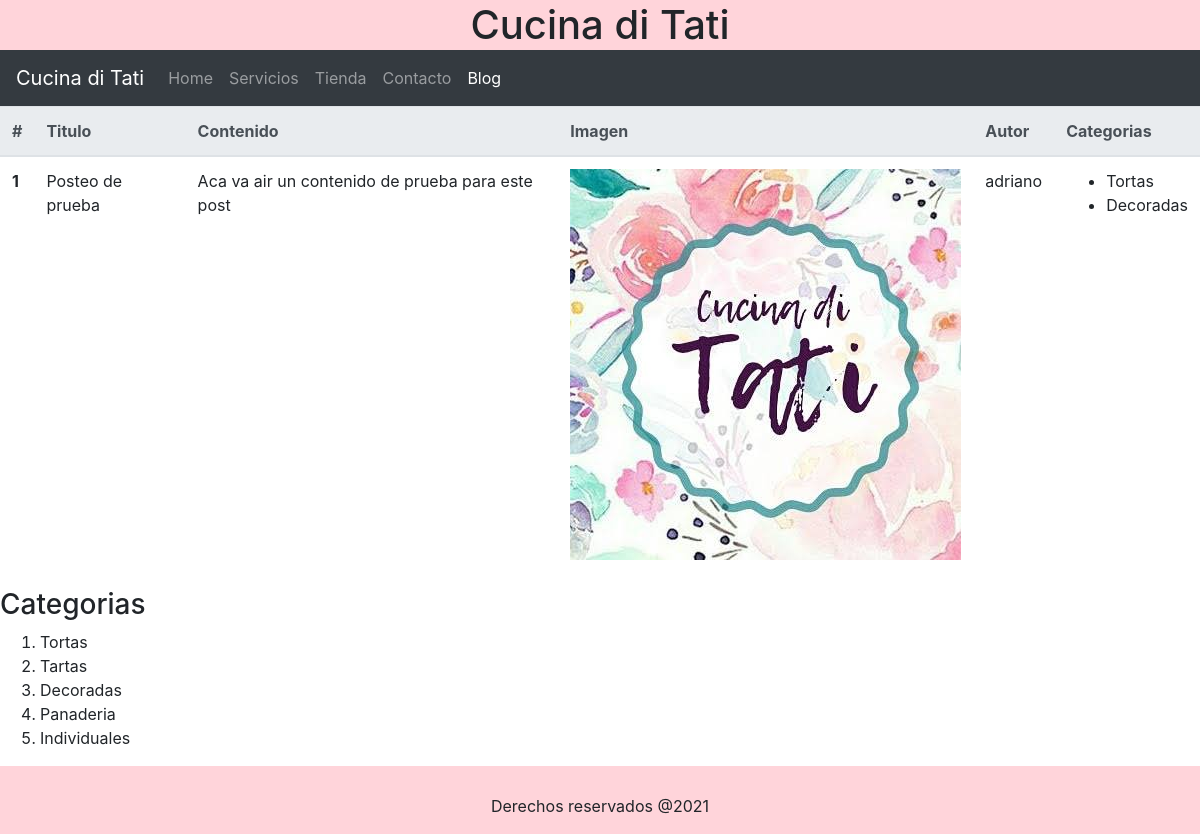
/blog/, run on an earlier commit of the app's database.
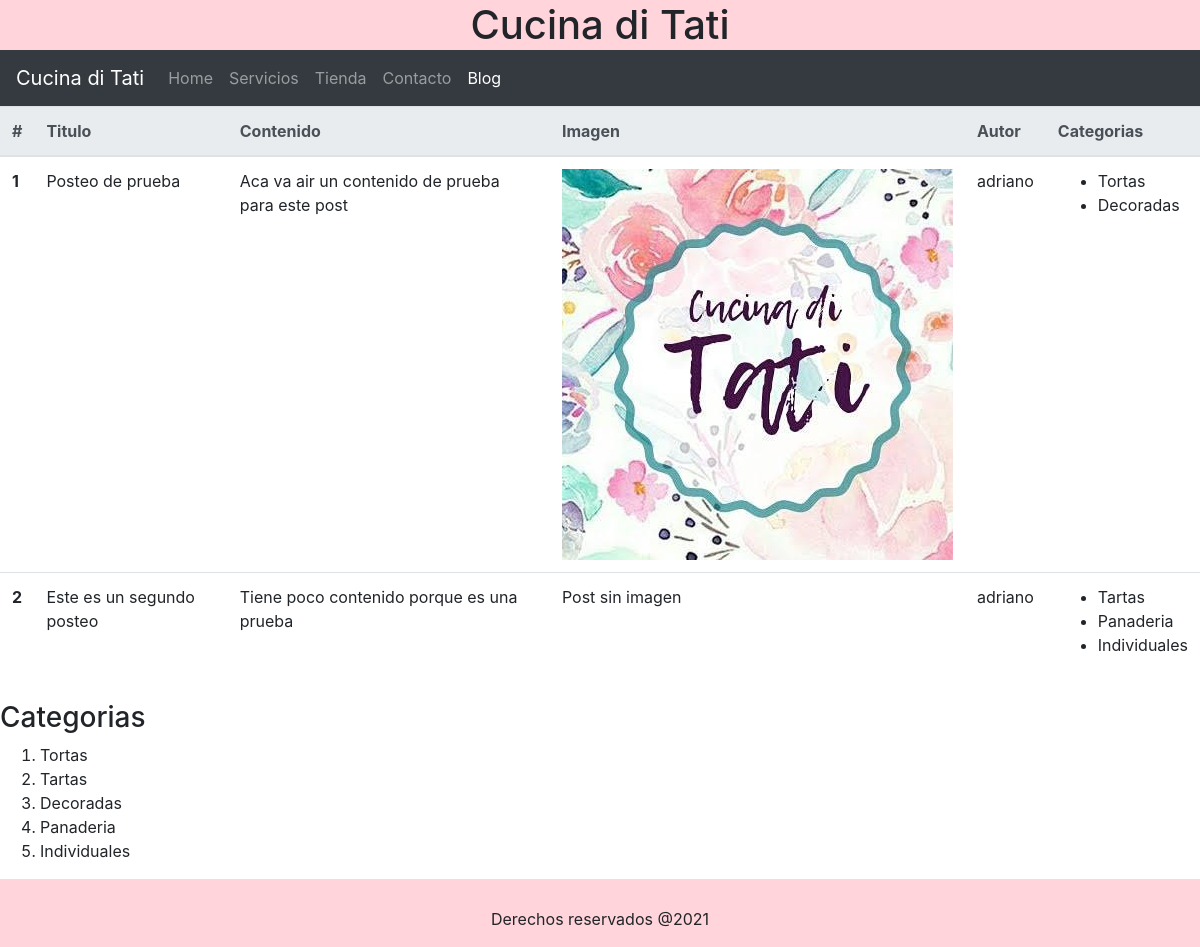
And on a later commit of the database.
### blog/models.py (models this page shows, shortened)
class Post(models.Model):
    titulo = models.CharField(max_length=50)
    contenido = models.CharField(max_length=50)
    imagen = models.ImageField(upload_to='blog', null=True, blank=True)
    autor = models.ForeignKey(User, on_delete=models.CASCADE)
    categorias = models.ManyToManyField(Categoria)
    created = models.DateTimeField(auto_now_add=True)
    updated = models.DateTimeField(auto_now_add=True)
    class Meta:
        verbose_name = 'post'
        verbose_name_plural = 'posteos'

class Categoria(models.Model):
    nombre = models.CharField(max_length=50)
    created = models.DateTimeField(auto_now_add=True)
    updated = models.DateTimeField(auto_now_add=True)
    class Meta:
        verbose_name = 'categoria'
        verbose_name_plural = 'categorias'

### blog/views.py (the view)
# urls.py: path('', views.blog, name='blog'),
def blog(request):
    posteos = Post.objects.all()
    categorias = Categoria.objects.all()
    return render(request, 'blog/blog.html', {'posteos': posteos, 'categorias': categorias})

### blog/templates/blog/blog.html
{% extends 'cucinaDiTatiApp/base.html' %}
{% load static %}
{% block content %}
<table class="table">
    <thead class="thead-light">
        <tr>
            <th scope="col">#</th>
            <th scope="col">Titulo</th>
            <th scope="col">Contenido</th>
            <th scope="col">Imagen</th>
            <th scope="col">Autor</th>
            <th scope="col">Categorias</th>
        </tr>
    </thead>
    <tbody>
        {% for post in posteos %}
        <tr>
            <th scope="row">{{post.id}}</th>
            <td>{{post.titulo}}</td>
            <td>{{post.contenido}}</td>
            <td>
                {% if not post.imagen %}
                <p>Post sin imagen</p>
                {% else %}
                <img src="{{post.imagen.url}}" alt="{{post.titulo}}">
                {% endif %}
            </td>
            <td>{{post.autor}}</td>
            <td>
                <ul>
                    {% for categoria in post.categorias.all %}
                    <li>{{categoria.nombre}}</li>
                    {% endfor %}
                </ul>
            </td>
        </tr>
        {% endfor %}
    </tbody>
</table>
<h3>Categorias</h3>
<ol>
    {% for categoria in categorias%}
    <li>{{categoria.nombre}}</li>
    {% endfor %}
</ol>
{% endblock %}

What changed in the data, as far as the page shows it:
added Post: id "2", titulo "Este es un segundo posteo", contenido "Tiene poco contenido porque es una prueba", imagen "Post sin imagen", autor "adriano", Categoria (nombre "Tartas"), Categoria (nombre "Panaderia"), Categoria (nombre "Individuales")
